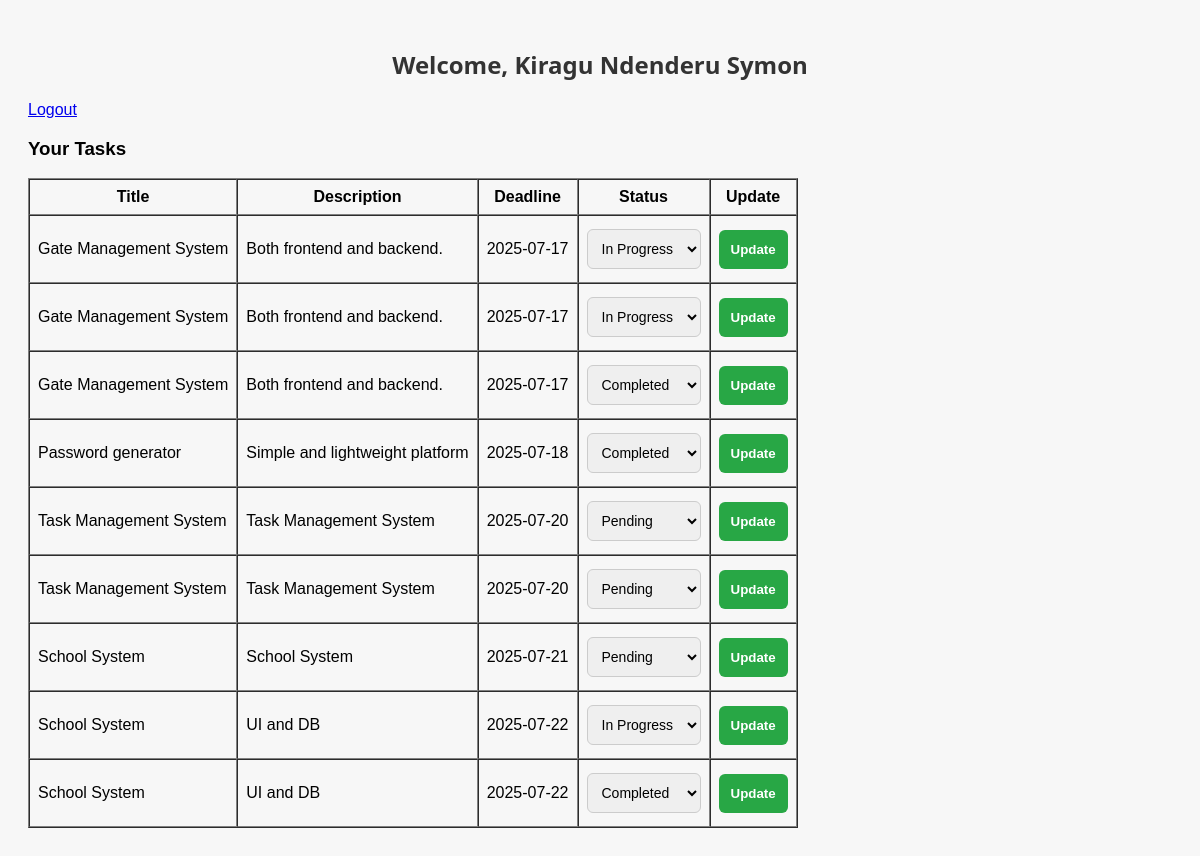
Page /user/dashboard.php (signed in) on the committed database.
### tables this page shows
CREATE TABLE `tasks` (
  `id` int NOT NULL AUTO_INCREMENT,
  `user_id` int DEFAULT NULL,
  `title` varchar(255) DEFAULT NULL,
  `description` text,
  `deadline` date DEFAULT NULL,
  `status` enum('Pending','In Progress','Completed') DEFAULT 'Pending',
  `created_at` timestamp NULL DEFAULT CURRENT_TIMESTAMP,
  PRIMARY KEY (`id`),
  KEY `user_id` (`user_id`),
  CONSTRAINT `tasks_ibfk_1` FOREIGN KEY (`user_id`) REFERENCES `users` (`id`)
);

### user/dashboard.php (the view, shortened to what this page needs)
<?php
include '../config/db.php';
$user_id = $_SESSION['user']['id'];
$result = $conn->query("SELECT * FROM tasks WHERE user_id = $user_id ORDER BY deadline ASC");
?>
<!DOCTYPE html>
<html>
<head>
    <link rel="stylesheet" href="../style.css">
</head>
<body>
    <h2>Welcome, <?= htmlspecialchars($_SESSION['user']['name']) ?></h2>
    <p><a href="../logout.php">Logout</a></p>
    <h3>Your Tasks</h3>
    <table border="1" cellpadding="8" cellspacing="0">
        <tr>
            <th>Title</th>
            <th>Description</th>
            <th>Deadline</th>
            <th>Status</th>
            <th>Update</th>
        </tr>
        <?php while($task = $result->fetch_assoc()): ?>
        <tr>
            <form method="POST">
                <td><?= htmlspecialchars($task['title']) ?></td>
                <td><?= htmlspecialchars($task['description']) ?></td>
                <td><?= htmlspecialchars($task['deadline']) ?></td>
                <td>
                    <select name="status">
                        <option value="Pending" <?= $task['status'] === 'Pending' ? 'selected' : '' ?>>Pending</option>
                        <option value="In Progress" <?= $task['status'] === 'In Progress' ? 'selected' : '' ?>>In Progress</option>
                        <option value="Completed" <?= $task['status'] === 'Completed' ? 'selected' : '' ?>>Completed</option>
                    </select>
                </td>
                <td>
                    <button type="submit">Update</button>
                </td>
            </form>
        </tr>
        <?php endwhile; ?>
    </table>
</body>
</html>

### style.css (style rules this page uses)
body { font-family: Arial, sans-serif; padding: 20px; background-color: #f7f7f7; }
input, select, textarea, button { margin: 5px 0; padding: 8px; width: 100%; box-sizing: border-box; }
button { background-color: #28a745; color: white; border: none; cursor: pointer; }
h2 { text-align: center; margin-bottom: 20px; font-family: 'Segoe UI', sans-serif; color: #333; }
input[type="text"], input[type="date"], select, textarea { width: 100%; padding: 10px; border: 1px solid #ccc; border-radius: 6px; box-sizing: border-box; font-size: 14px; }
button { width: 100%; padding: 12px; background-color: #28a745; color: white; font-weight: bold; border: none; border-radius: 6px; cursor: pointer; transition: background-color 0.3s ease; }

### rows in the picture
tasks: title "Gate Management System", description "Both frontend and backend.", deadline "2025-07-17", status "In Progress"
tasks: title "Gate Management System", description "Both frontend and backend.", deadline "2025-07-17", status "In Progress"
tasks: title "Gate Management System", description "Both frontend and backend.", deadline "2025-07-17", status "Completed"
tasks: title "Password generator", description "Simple and lightweight platform", deadline "2025-07-18", status "Completed"
tasks: title "Task Management System", description "Task Management System", deadline "2025-07-20", status "Pending"
tasks: title "Task Management System", description "Task Management System", deadline "2025-07-20", status "Pending"
tasks: title "School System", description "School System", deadline "2025-07-21", status "Pending"
tasks: title "School System", description "UI and DB", deadline "2025-07-22", status "In Progress"
tasks: title "School System", description "UI and DB", deadline "2025-07-22", status "Completed"

### other values in the picture
$_SESSION['user']['name'] "Kiragu Ndenderu Symon"
